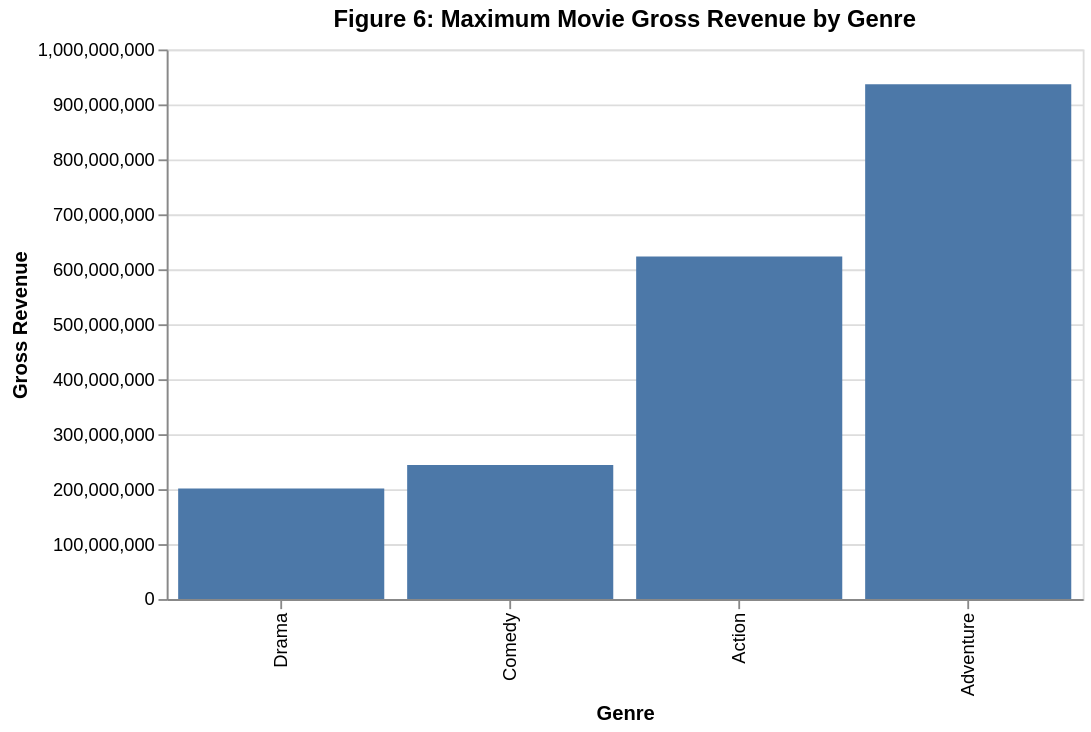

Notebook source saved alongside this figure:
### Markdown cell above
This is even more interesting.  On average, the Adventure movies made just over 140M per film compared to Drama films which made just under 40M per film.  Comedy films earn just over 40M per film.  Even though Disney made more Comedy movies, they earn more per film on their Adventure movies.  

The sleeper hit is that even though there were only 34 Action films made, they earned on average just under 120M per film.  Let's take a look at the maximum.

### Code cell
my_graph = plot_barchart(movie_merge_df, 'Maximum Movie Gross Revenue by Genre', 'genre', 'Genre', 'total_gross_dollars', 'Gross Revenue', 'max')
my_graph

### Figure 1 — Vega-Lite specification as saved in the notebook (floating-point values rounded to 4 significant figures)
{"config": {"view": {"continuousWidth": 400, "continuousHeight": 300}}, "data": {"name": "data-455068b13189411478395165fed53d36"}, "mark": "bar", "encoding": {"x": {"type": "nominal", "field": "genre", "sort": "y", "title": "Genre"}, "y": {"type": "quantitative", "field": "total_gross_dollars", "title": "Gross Revenue"}}, "height": 300, "title": "Figure 6: Maximum Movie Gross Revenue by Genre", "width": 500, "$schema": "https://vega.github.io/schema/vega-lite/v4.8.1.json", "datasets": {"data-455068b13189411478395165fed53d36": [{"genre": "Action", "total_gross_dollars": 623279547}, {"genre": "Adventure", "total_gross_dollars": 936662225}, {"genre": "Comedy", "total_gross_dollars": 244082982}, {"genre": "Drama", "total_gross_dollars": 201151353}]}}
